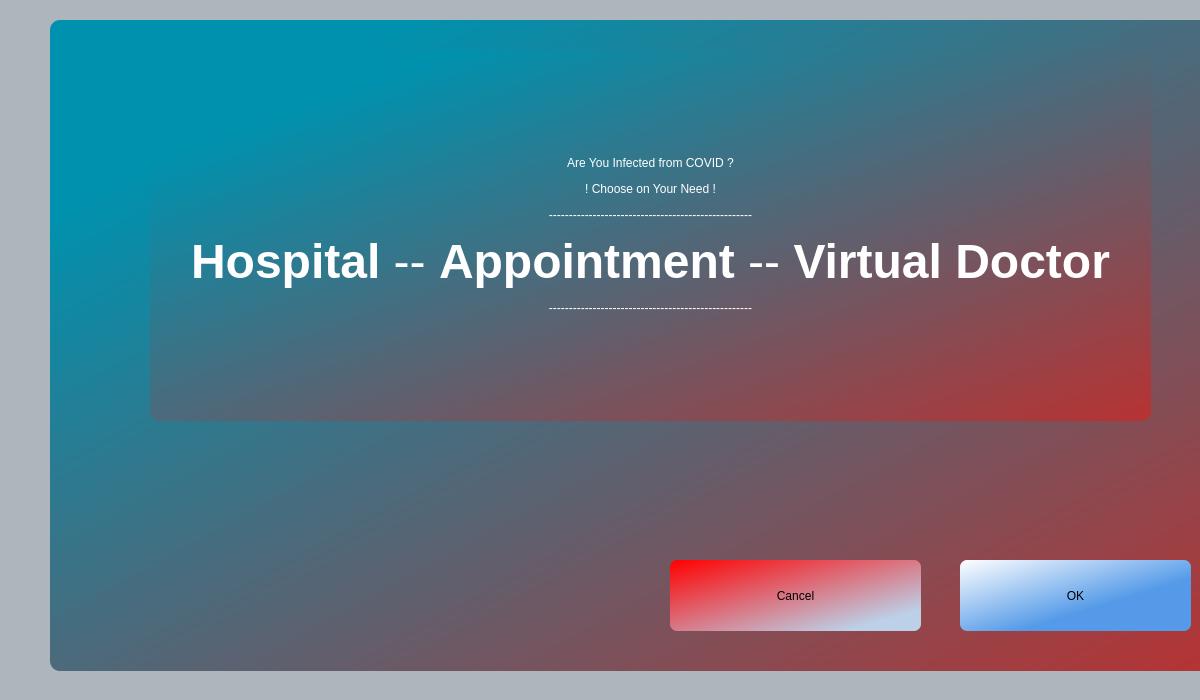
<?xml version="1.0" encoding="UTF-8"?>
<ui version="4.0">
 <class>ChooseHospitals</class>
 <widget class="QDialog" name="ChooseHospitals">
  <property name="geometry">
   <rect>
    <x>0</x>
    <y>0</y>
    <width>1200</width>
    <height>700</height>
   </rect>
  </property>
  <property name="windowTitle">
   <string>Infected from COVID ?</string>
  </property>
  <property name="styleSheet">
   <string notr="true">background-color: rgb(173, 181, 189);</string>
  </property>
  <widget class="QGroupBox" name="groupBox">
   <property name="geometry">
    <rect>
     <x>50</x>
     <y>20</y>
     <width>1181</width>
     <height>651</height>
    </rect>
   </property>
   <property name="styleSheet">
    <string notr="true">background-color: qlineargradient(spread:reflect, x1:0, y1:0, x2:1, y2:1, stop:0.153409 rgba(0, 145, 174, 255), stop:1 rgba(184, 50, 50, 255));
border-radius: 10px;</string>
   </property>
   <property name="title">
    <string/>
   </property>
   <widget class="QLabel" name="label_main">
    <property name="geometry">
     <rect>
      <x>100</x>
      <y>30</y>
      <width>1001</width>
      <height>371</height>
     </rect>
    </property>
    <property name="styleSheet">
     <string notr="true">font: 35pt &quot;Segoe UI Variable Text&quot;;
border-radius: 10px;
color: rgb(255, 255, 255);</string>
    </property>
    <property name="text">
     <string>&lt;html&gt;&lt;head/&gt;&lt;body&gt;&lt;p&gt;Are You Infected from COVID ?&lt;/p&gt;&lt;p&gt;! Choose on Your Need !&lt;/p&gt;&lt;p&gt;---------------------------------------------------&lt;/p&gt;&lt;p&gt;&lt;span style=&quot; font-size:36pt; font-weight:700;&quot;&gt;Hospital&lt;/span&gt;&lt;span style=&quot; font-size:36pt;&quot;&gt; -- &lt;/span&gt;&lt;span style=&quot; font-size:36pt; font-weight:700;&quot;&gt;Appointment&lt;/span&gt;&lt;span style=&quot; font-size:36pt;&quot;&gt; -- &lt;/span&gt;&lt;span style=&quot; font-size:36pt; font-weight:700;&quot;&gt;Virtual Doctor&lt;/span&gt;&lt;/p&gt;&lt;p&gt;---------------------------------------------------&lt;/p&gt;&lt;/body&gt;&lt;/html&gt;</string>
    </property>
    <property name="alignment">
     <set>Qt::AlignCenter</set>
    </property>
   </widget>
   <widget class="QPushButton" name="pushButton_cancel">
    <property name="geometry">
     <rect>
      <x>620</x>
      <y>540</y>
      <width>251</width>
      <height>71</height>
     </rect>
    </property>
    <property name="sizePolicy">
     <sizepolicy hsizetype="Minimum" vsizetype="Preferred">
      <horstretch>0</horstretch>
      <verstretch>0</verstretch>
     </sizepolicy>
    </property>
    <property name="styleSheet">
     <string notr="true">background-color: qlineargradient(spread:reflect, x1:0, y1:0, x2:1, y2:1, stop:0 rgba(255, 0, 0, 255), stop:0.853933 rgba(188, 209, 232, 255));

border-radius: 7px;</string>
    </property>
    <property name="text">
     <string>Cancel</string>
    </property>
   </widget>
   <widget class="QPushButton" name="pushButton_ok">
    <property name="geometry">
     <rect>
      <x>910</x>
      <y>540</y>
      <width>231</width>
      <height>71</height>
     </rect>
    </property>
    <property name="sizePolicy">
     <sizepolicy hsizetype="Minimum" vsizetype="Preferred">
      <horstretch>0</horstretch>
      <verstretch>0</verstretch>
     </sizepolicy>
    </property>
    <property name="styleSheet">
     <string notr="true">background-color: qlineargradient(spread:reflect, x1:0, y1:0, x2:1, y2:1, stop:0 rgba(255, 255, 255, 255), stop:0.629213 rgba(84, 154, 232, 255));

border-radius: 7px;</string>
    </property>
    <property name="text">
     <string>OK</string>
    </property>
   </widget>
  </widget>
 </widget>
 <resources/>
 <connections>
  <connection>
   <sender>pushButton_cancel</sender>
   <signal>clicked()</signal>
   <receiver>ChooseHospitals</receiver>
   <slot>close()</slot>
   <hints>
    <hint type="sourcelabel">
     <x>841</x>
     <y>657</y>
    </hint>
    <hint type="destinationlabel">
     <x>867</x>
     <y>602</y>
    </hint>
   </hints>
  </connection>
 </connections>
</ui>
